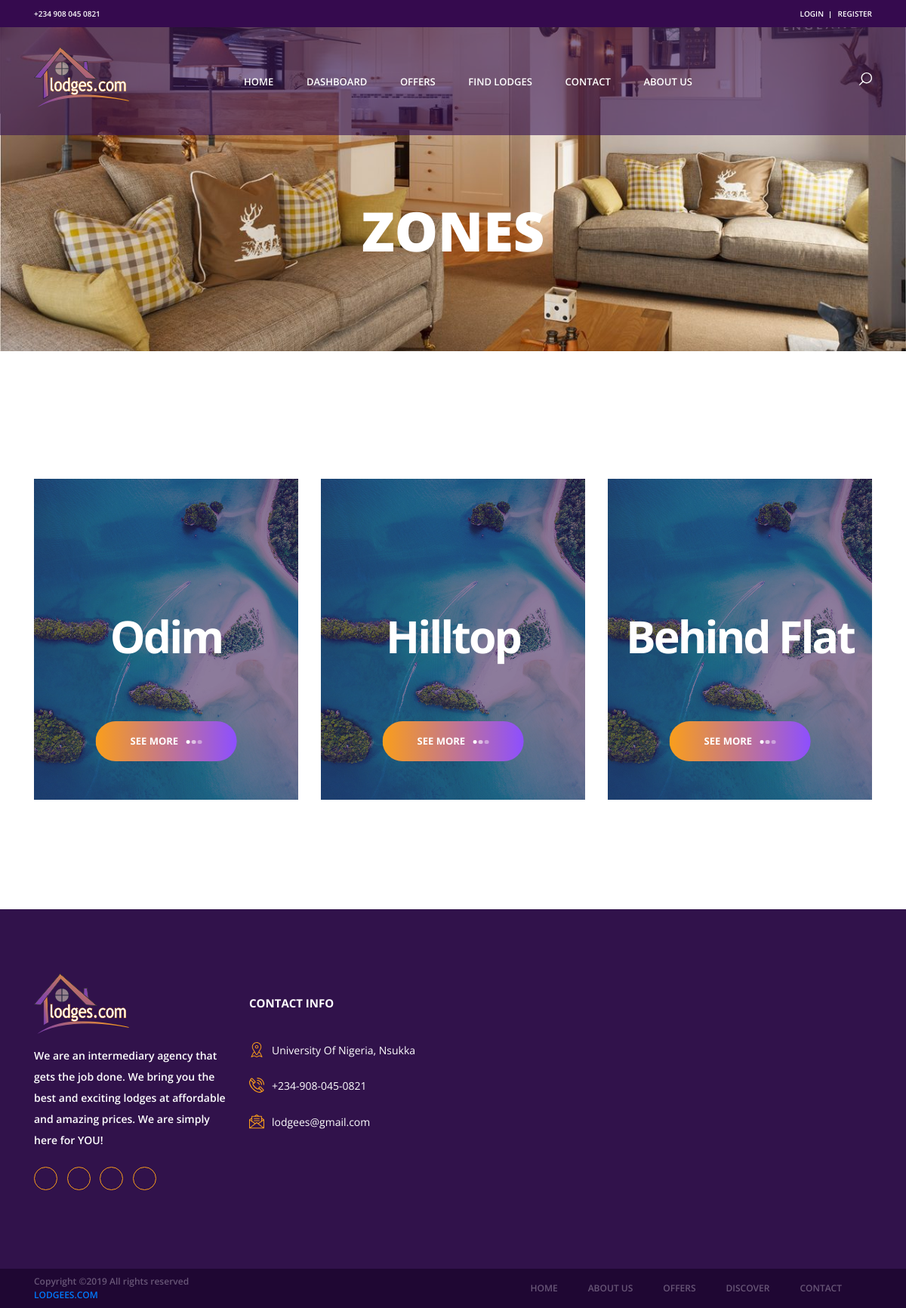
The page /zones on the database its author committed.
### lodges/models.py (models this page shows, shortened)
class Zone(models.Model):
    name = models.CharField(max_length=60)
    code = models.CharField(max_length=10)
    count = models.IntegerField(default=0)
    base_price = models.IntegerField(default=0, null=True)

### lodges/views.py (the view)
# urls.py: path('zones', views.all_zones, name="zones"),
def all_zones(request):
    return render(request, "all_zones.html", { "zones": Zone.objects.all() })

### lodges/templates/all_zones.html (shortened to what this page needs)
<!DOCTYPE html>
{% load static %}
<html lang="en">
<head>
    <link rel="stylesheet" type="text/css" href="{% static 'styles/bootstrap4/bootstrap.min.css' %}">
    <link href="{% static 'plugins/font-awesome-4.7.0/css/font-awesome.min.css' %}" rel="stylesheet" type="text/css">
    <link rel="stylesheet" type="text/css" href="{% static 'plugins/OwlCarousel2-2.2.1/owl.carousel.css' %}">
    <link rel="stylesheet" type="text/css" href="{% static 'plugins/OwlCarousel2-2.2.1/owl.theme.default.css' %}">
    <link rel="stylesheet" type="text/css" href="{% static 'plugins/OwlCarousel2-2.2.1/animate.css' %}">
    <link rel="stylesheet" type="text/css" href="{% static 'styles/main_styles.css' %}">
    <link rel="stylesheet" type="text/css" href="{% static 'styles/responsive.css' %}">
    <link rel="stylesheet" type="text/css" href="/static/scss/icons/material-design-iconic-font/css/materialdesignicons.min.css">
    <link rel="stylesheet" type="text/css" href="/static/scss/icons/font-awesome/css/font-awesome.min.css">
    <link rel="stylesheet" type="text/css" href="{% static 'styles/bootstrap4/bootstrap.min.css' %}">
    <link rel="stylesheet" type="text/css" href="{% static 'styles/offers_styles.css' %}">
    <link rel="stylesheet" type="text/css" href="{% static 'styles/offers_responsive.css' %}">
</head>
<body>
{% include 'nav.html' %}
<div class="home">
    <div class="home_background parallax-window" data-parallax="scroll"
         data-image-src="{% static 'images/findlodges.jpg' %}"></div>
    <div class="home_content">
        <div class="home_title">zones</div>
    </div>
</div>
<div class="intro">
    <div class="container">
        <div class="row intro_items">
            {% for z in zones %}
                <div class="col-lg-4 intro_col" style="margin-bottom: 40px;">
                    <div class="intro_item">
                        <div class="intro_item_overlay"></div>
                        <div class="intro_item_background"
                             style="background-image:url('/static/images/intro_1.jpg')"></div>
                        <div class="intro_item_content d-flex flex-column align-items-center justify-content-center">
                            <div class="button intro_button">
                                <div class="button_bcg"></div>
                                <a href="{% url 'offers_zone' z.id %}">see
                                    more<span></span><span></span><span></span></a></div>
                            <div class="intro_center text-center">
                                <h1>{{ z.name }}</h1>
                            </div>
                        </div>
                    </div>
                </div>
            {% endfor %}
        </div>
    </div>
</div>
{% include 'footer.html' %}
</body>
</html>

### lodges/static/styles/main_styles.css (style rules this page uses)
* { margin: 0; padding: 0; -webkit-font-smoothing: antialiased; -webkit-text-shadow: rgba(0,0,0,.01) 0 0 1px; text-shadow: rgba(0,0,0,.01) 0 0 1px; }
body { font-family: 'Open Sans', sans-serif; font-size: 14px; font-weight: 400; background: #FFFFFF; color: #a5a5a5; }
div { display: block; position: relative; -webkit-box-sizing: border-box; -moz-box-sizing: border-box; box-sizing: border-box; }
a, a:hover, a:visited, a:active, a:link { text-decoration: none; -webkit-font-smoothing: antialiased; -webkit-text-shadow: rgba(0,0,0,.01) 0 0 1px; text-shadow: rgba(0,0,0,.01) 0 0 1px; }
h1 { font-size: 48px; }
h1, h2, h3, h4, h5, h6 { font-family: 'Open Sans', sans-serif; -webkit-font-smoothing: antialiased; -webkit-text-shadow: rgba(0,0,0,.01) 0 0 1px; text-shadow: rgba(0,0,0,.01) 0 0 1px; }
.button { display: inline-block; height: 53px; border-radius: 27px; overflow: hidden; }
.button_bcg { position: absolute; top: 0; left: 0; width: 200%; height: 100%; background: linear-gradient(to right, #fa9e1b, #8d4fff, #fa9e1b); z-index: -1; -webkit-transition: all 400ms ease; -moz-transition: all 400ms ease; -ms-transition: all 400ms ease; -o-transition: all 400ms ease; transition: all 400ms ease; }
.button a { display: block; font-size: 13px; font-weight: 700; color: #fff; text-transform: uppercase; line-height: 53px; padding-left: 46px; padding-right: 46px; white-space: nowrap; z-index: 2; }
.button span { display: inline-block; vertical-align: middle; width: 5.75px; height: 5.63px; background: #FFFFFF; border-radius: 50%; margin-right: 2px; }
.button span:first-child { margin-left: 10px; }
.button span:nth-child(2) { opacity: 0.6; }
.button span:last-child { opacity: 0.4; margin-right: 0px; }
.home { width: 100%; height: 100vh; }
.intro { width: 100%; padding-top: 100px; padding-bottom: 105px; }
.intro_items { margin-top: 69px; }
.intro_item { width: 100%; height: 425px; }
.intro_item_overlay { position: absolute; top: 0; left: 0; width: 100%; height: 100%; z-index: 2; background: rgba(49, 18, 75, 0.55); }
.intro_item_background { position: absolute; top: 0; left: 0; width: 100%; height: 100%; background-repeat: no-repeat; background-size: cover; background-position: center center; z-index: 1; }
.intro_item_content { width: 100%; height: 100%; z-index: 3; }
.intro_button { position: absolute; bottom: 51px; left: 50%; -webkit-transform: translateX(-50%); -moz-transform: translateX(-50%); -ms-transform: translateX(-50%); -o-transform: translateX(-50%); transform: translateX(-50%); }
.intro_center h1 { font-size: 59px; font-weight: 700; color: #FFFFFF; letter-spacing: -0.05em; }

### rows shown on the page
Zone: name "Odim"
Zone: name "Hilltop"
Zone: name "Behind Flat"
